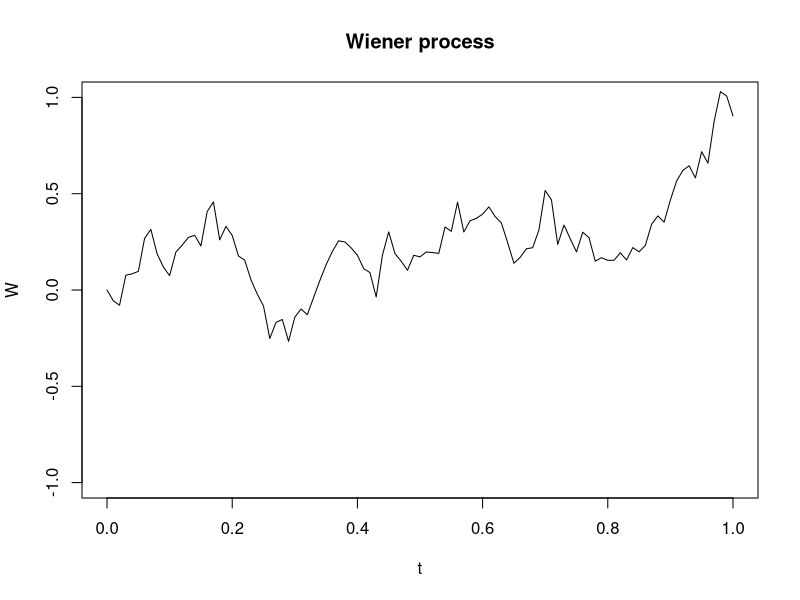

Write the R code that produced this figure.
#' ---
#' title: "Wiener process"
#' author: "Vitaliy Pozdnyakov"
#' date: "January 2020"
#' output: pdf_document
#' ---

# ex1.06.R
set.seed(123)
N <- 100
T <- 1
Delta <- T/N
W <- numeric(N+1)
t <- seq(0,T, length=N+1)
for(i in 2:(N+1))
  W[i] <- W[i-1] + rnorm(1) * sqrt(Delta)
plot(t,W, type="l", main="Wiener process" , ylim=c(-1,1))